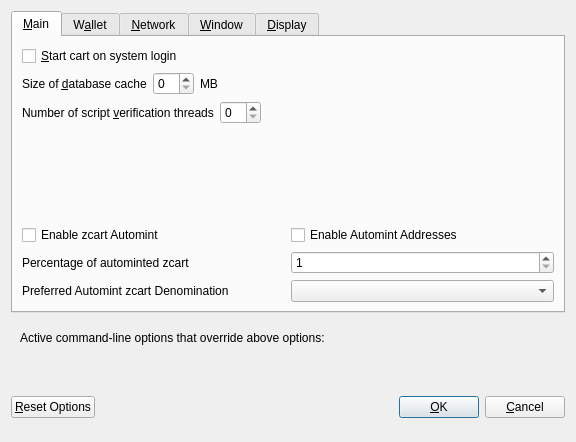
<?xml version="1.0" encoding="UTF-8"?>
<ui version="4.0">
 <class>OptionsDialog</class>
 <widget class="QDialog" name="OptionsDialog">
  <property name="geometry">
   <rect>
    <x>0</x>
    <y>0</y>
    <width>576</width>
    <height>442</height>
   </rect>
  </property>
  <property name="windowTitle">
   <string>Options</string>
  </property>
  <property name="modal">
   <bool>true</bool>
  </property>
  <layout class="QVBoxLayout" name="verticalLayout">
   <item>
    <widget class="QTabWidget" name="tabWidget">
     <property name="currentIndex">
      <number>0</number>
     </property>
     <widget class="QWidget" name="tabMain">
      <attribute name="title">
       <string>&amp;Main</string>
      </attribute>
      <layout class="QVBoxLayout" name="verticalLayout_Main">
       <item>
        <widget class="QCheckBox" name="bitcoinAtStartup">
         <property name="toolTip">
          <string>Automatically start cart after logging in to the system.</string>
         </property>
         <property name="text">
          <string>&amp;Start cart on system login</string>
         </property>
        </widget>
       </item>
       <item>
        <layout class="QHBoxLayout" name="horizontalLayout_2_Main">
         <item>
          <widget class="QLabel" name="databaseCacheLabel">
           <property name="text">
            <string>Size of &amp;database cache</string>
           </property>
           <property name="textFormat">
            <enum>Qt::PlainText</enum>
           </property>
           <property name="buddy">
            <cstring>databaseCache</cstring>
           </property>
          </widget>
         </item>
         <item>
          <widget class="QSpinBox" name="databaseCache"/>
         </item>
         <item>
          <widget class="QLabel" name="databaseCacheUnitLabel">
           <property name="text">
            <string>MB</string>
           </property>
           <property name="textFormat">
            <enum>Qt::PlainText</enum>
           </property>
          </widget>
         </item>
         <item>
          <spacer name="horizontalSpacer_2_Main">
           <property name="orientation">
            <enum>Qt::Horizontal</enum>
           </property>
           <property name="sizeHint" stdset="0">
            <size>
             <width>40</width>
             <height>20</height>
            </size>
           </property>
          </spacer>
         </item>
        </layout>
       </item>
       <item>
        <layout class="QHBoxLayout" name="horizontalLayout_3_Main">
         <item>
          <widget class="QLabel" name="threadsScriptVerifLabel">
           <property name="text">
            <string>Number of script &amp;verification threads</string>
           </property>
           <property name="textFormat">
            <enum>Qt::PlainText</enum>
           </property>
           <property name="buddy">
            <cstring>threadsScriptVerif</cstring>
           </property>
          </widget>
         </item>
         <item>
          <widget class="QSpinBox" name="threadsScriptVerif">
           <property name="toolTip">
            <string>(0 = auto, &lt;0 = leave that many cores free)</string>
           </property>
          </widget>
         </item>
         <item>
          <spacer name="horizontalSpacer_3_Main">
           <property name="orientation">
            <enum>Qt::Horizontal</enum>
           </property>
           <property name="sizeHint" stdset="0">
            <size>
             <width>40</width>
             <height>20</height>
            </size>
           </property>
          </spacer>
         </item>
        </layout>
       </item>
       <item>
        <spacer name="verticalSpacer_2">
         <property name="orientation">
          <enum>Qt::Vertical</enum>
         </property>
         <property name="sizeHint" stdset="0">
          <size>
           <width>20</width>
           <height>40</height>
          </size>
         </property>
        </spacer>
       </item>
       <item>
        <widget class="QWidget" name="verticalZcartOptionsWidget" native="true">
         <layout class="QVBoxLayout" name="verticalZcartOptionsLayout">
          <property name="margin">
           <number>0</number>
          </property>
          <item>
           <layout class="QHBoxLayout" name="horizontalAutomintingLayout">
            <item>
             <widget class="QCheckBox" name="checkBoxZeromintEnable">
              <property name="toolTip">
               <string>Enable automatic minting of cart units to zcart</string>
              </property>
              <property name="layoutDirection">
               <enum>Qt::LeftToRight</enum>
              </property>
              <property name="text">
               <string>Enable zcart Automint</string>
              </property>
             </widget>
            </item>
            <item>
             <widget class="QCheckBox" name="checkBoxZeromintAddresses">
              <property name="toolTip">
               <string>Enable automatic zcart minting from specific addresses</string>
              </property>
              <property name="layoutDirection">
               <enum>Qt::LeftToRight</enum>
              </property>
              <property name="text">
               <string>Enable Automint Addresses</string>
              </property>
             </widget>
            </item>
           </layout>
          </item>
          <item>
           <layout class="QHBoxLayout" name="horizontalZmintPercentageLayout">
            <item>
             <widget class="QLabel" name="percentage_label">
              <property name="toolTip">
               <string>Percentage of incoming cart which get automatically converted to zcart via Zerocoin Protocol (min: 10%)</string>
              </property>
              <property name="text">
               <string>Percentage of autominted zcart</string>
              </property>
             </widget>
            </item>
            <item>
             <widget class="QSpinBox" name="zeromintPercentage">
              <property name="minimum">
               <number>1</number>
              </property>
              <property name="maximum">
               <number>100</number>
              </property>
             </widget>
            </item>
           </layout>
          </item>
          <item>
           <layout class="QHBoxLayout" name="horizontalLayout" stretch="0,0">
            <property name="sizeConstraint">
             <enum>QLayout::SetFixedSize</enum>
            </property>
            <item>
             <widget class="QLabel" name="labelPreferredDenom">
              <property name="maximumSize">
               <size>
                <width>16777215</width>
                <height>16777215</height>
               </size>
              </property>
              <property name="toolTip">
               <string>Wait with automatic conversion to Zerocoin until enough cart for this denomination is available</string>
              </property>
              <property name="text">
               <string>Preferred Automint zcart Denomination</string>
              </property>
             </widget>
            </item>
            <item>
             <widget class="QComboBox" name="preferredDenom">
              <property name="maximumSize">
               <size>
                <width>16777215</width>
                <height>27</height>
               </size>
              </property>
              <property name="toolTip">
               <string>Wait with automatic conversion to Zerocoin until enough cart for this denomination is available</string>
              </property>
              <property name="maxVisibleItems">
               <number>9</number>
              </property>
              <property name="maxCount">
               <number>9</number>
              </property>
             </widget>
            </item>
           </layout>
          </item>
         </layout>
        </widget>
       </item>
      </layout>
     </widget>
     <widget class="QWidget" name="tabWallet">
      <attribute name="title">
       <string>W&amp;allet</string>
      </attribute>
      <layout class="QVBoxLayout" name="verticalLayout_Wallet">
       <item>
        <layout class="QHBoxLayout" name="horizontalLayout_2_Wallet">
         <item>
          <widget class="QLabel" name="labelStakeSplitThresholdText">
           <property name="text">
            <string>Stake split threshold:</string>
           </property>
          </widget>
         </item>
         <item>
          <widget class="QSpinBox" name="spinBoxStakeSplitThreshold">
           <property name="minimum">
            <number>1</number>
           </property>
           <property name="maximum">
            <number>999999</number>
           </property>
          </widget>
         </item>
        </layout>
       </item>
       <item>
        <widget class="QGroupBox" name="groupBox">
         <property name="title">
          <string>Expert</string>
         </property>
         <layout class="QVBoxLayout" name="verticalLayout_2">
          <item>
           <widget class="QCheckBox" name="coinControlFeatures">
            <property name="toolTip">
             <string>Whether to show coin control features or not.</string>
            </property>
            <property name="text">
             <string>Enable coin &amp;control features</string>
            </property>
           </widget>
          </item>
          <item>
           <widget class="QCheckBox" name="showMasternodesTab">
            <property name="toolTip">
             <string>Show additional tab listing all your masternodes in first sub-tab&lt;br/&gt;and all masternodes on the network in second sub-tab.</string>
            </property>
            <property name="text">
             <string>Show Masternodes Tab</string>
            </property>
           </widget>
          </item>
          <item>
           <widget class="QCheckBox" name="spendZeroConfChange">
            <property name="toolTip">
             <string>If you disable the spending of unconfirmed change, the change from a transaction&lt;br/&gt;cannot be used until that transaction has at least one confirmation.&lt;br/&gt;This also affects how your balance is computed.</string>
            </property>
            <property name="text">
             <string>&amp;Spend unconfirmed change</string>
            </property>
           </widget>
          </item>
         </layout>
        </widget>
       </item>
       <item>
        <spacer name="verticalSpacer_Wallet">
         <property name="orientation">
          <enum>Qt::Vertical</enum>
         </property>
         <property name="sizeHint" stdset="0">
          <size>
           <width>20</width>
           <height>40</height>
          </size>
         </property>
        </spacer>
       </item>
      </layout>
     </widget>
     <widget class="QWidget" name="tabNetwork">
      <attribute name="title">
       <string>&amp;Network</string>
      </attribute>
      <layout class="QVBoxLayout" name="verticalLayout_Network">
       <item>
        <widget class="QCheckBox" name="mapPortUpnp">
         <property name="toolTip">
          <string>Automatically open the cart client port on the router. This only works when your router supports UPnP and it is enabled.</string>
         </property>
         <property name="text">
          <string>Map port using &amp;UPnP</string>
         </property>
        </widget>
       </item>
       <item>
        <widget class="QCheckBox" name="allowIncoming">
         <property name="toolTip">
          <string>Accept connections from outside</string>
         </property>
         <property name="text">
          <string>Allow incoming connections</string>
         </property>
        </widget>
       </item>
       <item>
        <widget class="QCheckBox" name="connectSocks">
         <property name="toolTip">
          <string>Connect to the cart network through a SOCKS5 proxy.</string>
         </property>
         <property name="text">
          <string>&amp;Connect through SOCKS5 proxy (default proxy):</string>
         </property>
        </widget>
       </item>
       <item>
        <layout class="QHBoxLayout" name="horizontalLayout_1_Network">
         <item>
          <widget class="QLabel" name="proxyIpLabel">
           <property name="text">
            <string>Proxy &amp;IP:</string>
           </property>
           <property name="textFormat">
            <enum>Qt::PlainText</enum>
           </property>
           <property name="buddy">
            <cstring>proxyIp</cstring>
           </property>
          </widget>
         </item>
         <item>
          <widget class="QValidatedLineEdit" name="proxyIp">
           <property name="minimumSize">
            <size>
             <width>140</width>
             <height>0</height>
            </size>
           </property>
           <property name="maximumSize">
            <size>
             <width>140</width>
             <height>16777215</height>
            </size>
           </property>
           <property name="toolTip">
            <string>IP address of the proxy (e.g. IPv4: 127.0.0.1 / IPv6: ::1)</string>
           </property>
          </widget>
         </item>
         <item>
          <widget class="QLabel" name="proxyPortLabel">
           <property name="text">
            <string>&amp;Port:</string>
           </property>
           <property name="textFormat">
            <enum>Qt::PlainText</enum>
           </property>
           <property name="buddy">
            <cstring>proxyPort</cstring>
           </property>
          </widget>
         </item>
         <item>
          <widget class="QLineEdit" name="proxyPort">
           <property name="minimumSize">
            <size>
             <width>55</width>
             <height>0</height>
            </size>
           </property>
           <property name="maximumSize">
            <size>
             <width>55</width>
             <height>16777215</height>
            </size>
           </property>
           <property name="toolTip">
            <string>Port of the proxy (e.g. 9050)</string>
           </property>
          </widget>
         </item>
         <item>
          <spacer name="horizontalSpacer_1_Network">
           <property name="orientation">
            <enum>Qt::Horizontal</enum>
           </property>
           <property name="sizeHint" stdset="0">
            <size>
             <width>40</width>
             <height>20</height>
            </size>
           </property>
          </spacer>
         </item>
        </layout>
       </item>
       <item>
        <spacer name="verticalSpacer_Network">
         <property name="orientation">
          <enum>Qt::Vertical</enum>
         </property>
         <property name="sizeHint" stdset="0">
          <size>
           <width>20</width>
           <height>40</height>
          </size>
         </property>
        </spacer>
       </item>
      </layout>
     </widget>
     <widget class="QWidget" name="tabWindow">
      <attribute name="title">
       <string>&amp;Window</string>
      </attribute>
      <layout class="QVBoxLayout" name="verticalLayout_Window">
       <item>
        <widget class="QCheckBox" name="minimizeToTray">
         <property name="toolTip">
          <string>Show only a tray icon after minimizing the window.</string>
         </property>
         <property name="text">
          <string>&amp;Minimize to the tray instead of the taskbar</string>
         </property>
        </widget>
       </item>
       <item>
        <widget class="QCheckBox" name="minimizeOnClose">
         <property name="toolTip">
          <string>Minimize instead of exit the application when the window is closed. When this option is enabled, the application will be closed only after selecting Quit in the menu.</string>
         </property>
         <property name="text">
          <string>M&amp;inimize on close</string>
         </property>
        </widget>
       </item>
       <item>
        <spacer name="verticalSpacer_Window">
         <property name="orientation">
          <enum>Qt::Vertical</enum>
         </property>
         <property name="sizeHint" stdset="0">
          <size>
           <width>20</width>
           <height>40</height>
          </size>
         </property>
        </spacer>
       </item>
      </layout>
     </widget>
     <widget class="QWidget" name="tabDisplay">
      <attribute name="title">
       <string>&amp;Display</string>
      </attribute>
      <layout class="QVBoxLayout" name="verticalLayout_Display">
       <item>
        <layout class="QHBoxLayout" name="horizontalLayout_1_Display">
         <item>
          <widget class="QLabel" name="langLabel">
           <property name="text">
            <string>User Interface &amp;language:</string>
           </property>
           <property name="textFormat">
            <enum>Qt::PlainText</enum>
           </property>
           <property name="buddy">
            <cstring>lang</cstring>
           </property>
          </widget>
         </item>
         <item>
          <widget class="QValueComboBox" name="lang">
           <property name="toolTip">
            <string>The user interface language can be set here. This setting will take effect after restarting cart.</string>
           </property>
          </widget>
         </item>
        </layout>
       </item>
       <item>
        <widget class="QLabel" name="label_3">
         <property name="toolTip">
          <string notr="true"/>
         </property>
         <property name="statusTip">
          <string notr="true"/>
         </property>
         <property name="whatsThis">
          <string notr="true"/>
         </property>
         <property name="accessibleName">
          <string notr="true"/>
         </property>
         <property name="text">
          <string>Language missing or translation incomplete? Help contributing translations here:
https://www.transifex.com/cart/cart-translations</string>
         </property>
         <property name="wordWrap">
          <bool>true</bool>
         </property>
         <property name="openExternalLinks">
          <bool>true</bool>
         </property>
         <property name="textInteractionFlags">
          <set>Qt::TextBrowserInteraction</set>
         </property>
        </widget>
       </item>
       <item>
        <layout class="QHBoxLayout" name="horizontalLayout_2_Display" stretch="0,0">
         <item>
          <widget class="QLabel" name="themeLabel">
           <property name="text">
            <string>User Interface Theme:</string>
           </property>
          </widget>
         </item>
         <item>
          <widget class="QValueComboBox" name="theme"/>
         </item>
        </layout>
       </item>
       <item>
        <widget class="QWidget" name="verticalZcartDisplayWidget" native="true">
         <layout class="QVBoxLayout" name="verticalZcartDisplayLayout">
          <property name="margin">
           <number>0</number>
          </property>
          <item>
           <widget class="Line" name="line">
            <property name="orientation">
             <enum>Qt::Horizontal</enum>
            </property>
           </widget>
          </item>
          <item>
           <layout class="QHBoxLayout" name="horizontalLayout_3_Display">
            <item>
             <widget class="QLabel" name="unitLabel">
              <property name="text">
               <string>Unit to show amounts in:</string>
              </property>
              <property name="textFormat">
               <enum>Qt::PlainText</enum>
              </property>
             </widget>
            </item>
            <item>
             <widget class="QValueComboBox" name="unit">
              <property name="toolTip">
               <string>Choose the default subdivision unit to show in the interface and when sending coins.</string>
              </property>
             </widget>
            </item>
           </layout>
          </item>
          <item>
           <layout class="QHBoxLayout" name="horizontalLayout_4_Display">
            <item>
             <widget class="QLabel" name="digitsLabel">
              <property name="text">
               <string>Decimal digits</string>
              </property>
             </widget>
            </item>
            <item>
             <widget class="QValueComboBox" name="digits"/>
            </item>
           </layout>
          </item>
          <item>
           <layout class="QHBoxLayout" name="horizontalLayout_5_Display">
            <item>
             <widget class="QCheckBox" name="checkBoxHideZeroBalances">
              <property name="toolTip">
               <string>Hide empty balances</string>
              </property>
              <property name="layoutDirection">
               <enum>Qt::LeftToRight</enum>
              </property>
              <property name="text">
               <string>Hide empty balances</string>
              </property>
             </widget>
            </item>
            <item>
             <widget class="QCheckBox" name="checkBoxHideOrphans">
              <property name="toolTip">
               <string>Hide orphan stakes in transaction lists</string>
              </property>
              <property name="text">
               <string>Hide orphan stakes</string>
              </property>
             </widget>
            </item>
            <item>
             <spacer name="horizontalSpacer">
              <property name="orientation">
               <enum>Qt::Horizontal</enum>
              </property>
              <property name="sizeHint" stdset="0">
               <size>
                <width>40</width>
                <height>20</height>
               </size>
              </property>
             </spacer>
            </item>
           </layout>
          </item>
          <item>
           <layout class="QHBoxLayout" name="horizontalLayout_6_Display">
            <item>
             <widget class="QLabel" name="thirdPartyTxUrlsLabel">
              <property name="toolTip">
               <string>Third party URLs (e.g. a block explorer) that appear in the transactions tab as context menu items. %s in the URL is replaced by transaction hash. Multiple URLs are separated by vertical bar |.</string>
              </property>
              <property name="text">
               <string>Third party transaction URLs</string>
              </property>
             </widget>
            </item>
            <item>
             <widget class="QLineEdit" name="thirdPartyTxUrls">
              <property name="toolTip">
               <string>Third party URLs (e.g. a block explorer) that appear in the transactions tab as context menu items. %s in the URL is replaced by transaction hash. Multiple URLs are separated by vertical bar |.</string>
              </property>
             </widget>
            </item>
           </layout>
          </item>
         </layout>
        </widget>
       </item>
       <item>
        <spacer name="verticalSpacer">
         <property name="orientation">
          <enum>Qt::Vertical</enum>
         </property>
         <property name="sizeHint" stdset="0">
          <size>
           <width>20</width>
           <height>40</height>
          </size>
         </property>
        </spacer>
       </item>
      </layout>
     </widget>
    </widget>
   </item>
   <item>
    <widget class="QFrame" name="frame">
     <layout class="QVBoxLayout" name="verticalLayout_Bottom">
      <item>
       <layout class="QHBoxLayout" name="horizontalLayout_Bottom">
        <item>
         <widget class="QLabel" name="overriddenByCommandLineInfoLabel">
          <property name="text">
           <string>Active command-line options that override above options:</string>
          </property>
          <property name="textFormat">
           <enum>Qt::PlainText</enum>
          </property>
         </widget>
        </item>
        <item>
         <spacer name="horizontalSpacer_Bottom">
          <property name="orientation">
           <enum>Qt::Horizontal</enum>
          </property>
          <property name="sizeHint" stdset="0">
           <size>
            <width>40</width>
            <height>20</height>
           </size>
          </property>
         </spacer>
        </item>
       </layout>
      </item>
      <item>
       <widget class="QLabel" name="overriddenByCommandLineLabel">
        <property name="text">
         <string/>
        </property>
        <property name="textFormat">
         <enum>Qt::PlainText</enum>
        </property>
        <property name="wordWrap">
         <bool>true</bool>
        </property>
       </widget>
      </item>
     </layout>
    </widget>
   </item>
   <item>
    <layout class="QHBoxLayout" name="horizontalLayout_Buttons">
     <item>
      <widget class="QPushButton" name="resetButton">
       <property name="toolTip">
        <string>Reset all client options to default.</string>
       </property>
       <property name="text">
        <string>&amp;Reset Options</string>
       </property>
       <property name="autoDefault">
        <bool>false</bool>
       </property>
      </widget>
     </item>
     <item>
      <spacer name="horizontalSpacer_1">
       <property name="orientation">
        <enum>Qt::Horizontal</enum>
       </property>
       <property name="sizeHint" stdset="0">
        <size>
         <width>40</width>
         <height>48</height>
        </size>
       </property>
      </spacer>
     </item>
     <item>
      <widget class="QLabel" name="statusLabel">
       <property name="minimumSize">
        <size>
         <width>200</width>
         <height>0</height>
        </size>
       </property>
       <property name="font">
        <font>
         <weight>75</weight>
         <bold>true</bold>
        </font>
       </property>
       <property name="text">
        <string/>
       </property>
       <property name="textFormat">
        <enum>Qt::PlainText</enum>
       </property>
       <property name="wordWrap">
        <bool>true</bool>
       </property>
      </widget>
     </item>
     <item>
      <spacer name="horizontalSpacer_2">
       <property name="orientation">
        <enum>Qt::Horizontal</enum>
       </property>
       <property name="sizeHint" stdset="0">
        <size>
         <width>40</width>
         <height>48</height>
        </size>
       </property>
      </spacer>
     </item>
     <item>
      <widget class="QPushButton" name="okButton">
       <property name="text">
        <string>&amp;OK</string>
       </property>
       <property name="autoDefault">
        <bool>false</bool>
       </property>
       <property name="default">
        <bool>true</bool>
       </property>
      </widget>
     </item>
     <item>
      <widget class="QPushButton" name="cancelButton">
       <property name="text">
        <string>&amp;Cancel</string>
       </property>
       <property name="autoDefault">
        <bool>false</bool>
       </property>
      </widget>
     </item>
    </layout>
   </item>
  </layout>
 </widget>
 <customwidgets>
  <customwidget>
   <class>QValidatedLineEdit</class>
   <extends>QLineEdit</extends>
   <header>qvalidatedlineedit.h</header>
  </customwidget>
  <customwidget>
   <class>QValueComboBox</class>
   <extends>QComboBox</extends>
   <header>qvaluecombobox.h</header>
  </customwidget>
 </customwidgets>
 <resources/>
 <connections/>
</ui>
